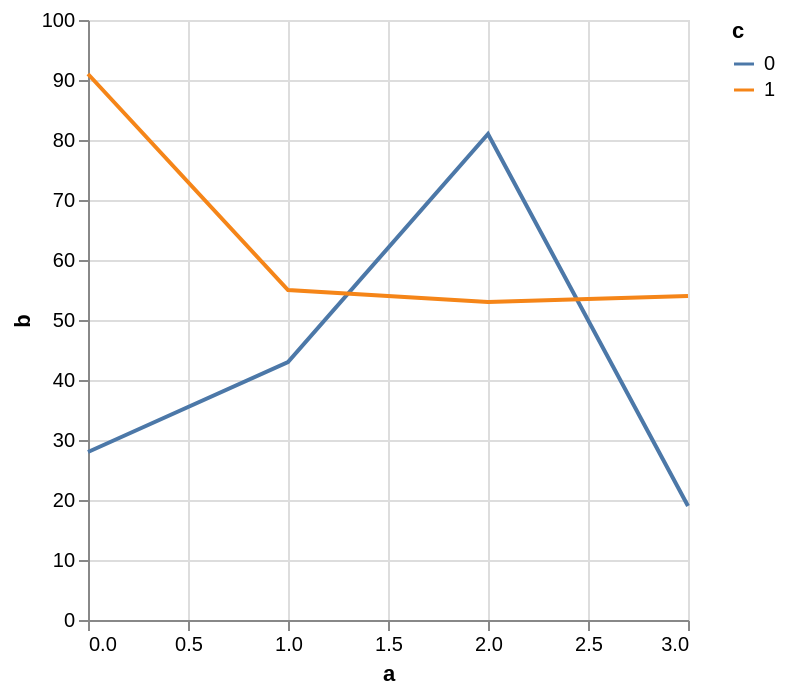

The Vega-Lite source for this figure:
### Vega-Lite specification from a JSON file in a GitHub repository (floating-point values rounded to 4 significant figures)
{"$schema": "https://vega.github.io/schema/vega-lite/v6.json", "description": "A gap filled with the average of its neighbours, which Vega needs three steps for.", "data": {"values": [{"a": 0, "b": 28, "c": 0}, {"a": 0, "b": 91, "c": 1}, {"a": 1, "b": 43, "c": 0}, {"a": 1, "b": 55, "c": 1}, {"a": 2, "b": 81, "c": 0}, {"a": 2, "b": 53, "c": 1}, {"a": 3, "b": 19, "c": 0}]}, "transform": [{"impute": "b", "key": "a", "method": "mean", "frame": [-2, 2], "groupby": ["c"]}], "mark": "line", "encoding": {"x": {"field": "a", "type": "quantitative"}, "y": {"field": "b", "type": "quantitative"}, "color": {"field": "c", "type": "nominal"}}}
